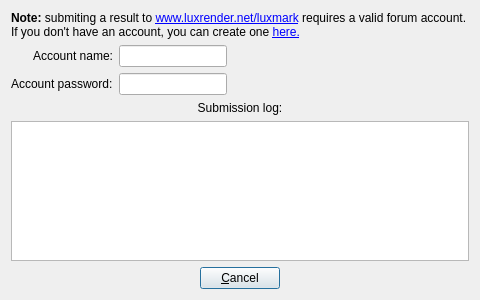
<?xml version="1.0" encoding="UTF-8"?>
<ui version="4.0">
 <class>SubmitDialog</class>
 <widget class="QDialog" name="SubmitDialog">
  <property name="geometry">
   <rect>
    <x>0</x>
    <y>0</y>
    <width>480</width>
    <height>300</height>
   </rect>
  </property>
  <property name="windowTitle">
   <string>Dialog</string>
  </property>
  <property name="windowIcon">
   <iconset resource="resources.qrc">
    <normaloff>:/images/resources/SLG_luxball_sppm_small.png</normaloff>:/images/resources/SLG_luxball_sppm_small.png</iconset>
  </property>
  <property name="modal">
   <bool>true</bool>
  </property>
  <layout class="QFormLayout" name="formLayout">
   <property name="fieldGrowthPolicy">
    <enum>QFormLayout::AllNonFixedFieldsGrow</enum>
   </property>
   <property name="labelAlignment">
    <set>Qt::AlignRight|Qt::AlignTrailing|Qt::AlignVCenter</set>
   </property>
   <property name="formAlignment">
    <set>Qt::AlignHCenter|Qt::AlignTop</set>
   </property>
   <item row="0" column="0" colspan="2">
    <widget class="QLabel" name="noteLabel">
     <property name="text">
      <string>&lt;b&gt;Note:&lt;/b&gt; submiting a result to &lt;a href=&quot;http://www.luxrender.net/luxmark&quot;&gt;www.luxrender.net/luxmark&lt;/a&gt; requires a valid forum account. If you don't have an account, you can create one &lt;a href=&quot;http://www.luxrender.net/forum/ucp.php?mode=register&quot;&gt;here&lt;a/&gt;.</string>
     </property>
     <property name="textFormat">
      <enum>Qt::RichText</enum>
     </property>
     <property name="alignment">
      <set>Qt::AlignLeading|Qt::AlignLeft|Qt::AlignTop</set>
     </property>
     <property name="wordWrap">
      <bool>true</bool>
     </property>
     <property name="openExternalLinks">
      <bool>true</bool>
     </property>
    </widget>
   </item>
   <item row="3" column="0">
    <widget class="QLabel" name="accountNameLabel">
     <property name="sizePolicy">
      <sizepolicy hsizetype="Preferred" vsizetype="Preferred">
       <horstretch>0</horstretch>
       <verstretch>0</verstretch>
      </sizepolicy>
     </property>
     <property name="text">
      <string>Account name:</string>
     </property>
     <property name="alignment">
      <set>Qt::AlignRight|Qt::AlignTrailing|Qt::AlignVCenter</set>
     </property>
    </widget>
   </item>
   <item row="3" column="1">
    <widget class="QLineEdit" name="pwdEdit">
     <property name="sizePolicy">
      <sizepolicy hsizetype="Maximum" vsizetype="Preferred">
       <horstretch>0</horstretch>
       <verstretch>0</verstretch>
      </sizepolicy>
     </property>
    </widget>
   </item>
   <item row="4" column="0">
    <widget class="QLabel" name="accountPwdLabel">
     <property name="text">
      <string>Account password:</string>
     </property>
    </widget>
   </item>
   <item row="4" column="1">
    <widget class="QLineEdit" name="nameEdit">
     <property name="sizePolicy">
      <sizepolicy hsizetype="Maximum" vsizetype="Preferred">
       <horstretch>0</horstretch>
       <verstretch>0</verstretch>
      </sizepolicy>
     </property>
     <property name="echoMode">
      <enum>QLineEdit::Password</enum>
     </property>
    </widget>
   </item>
   <item row="5" column="0" colspan="2">
    <widget class="QLabel" name="label">
     <property name="text">
      <string>Submission log:</string>
     </property>
     <property name="alignment">
      <set>Qt::AlignCenter</set>
     </property>
    </widget>
   </item>
   <item row="8" column="0" colspan="2">
    <widget class="QTextEdit" name="resultText">
     <property name="readOnly">
      <bool>true</bool>
     </property>
    </widget>
   </item>
   <item row="9" column="0" colspan="2">
    <widget class="QWidget" name="widget" native="true">
     <property name="sizePolicy">
      <sizepolicy hsizetype="Preferred" vsizetype="Preferred">
       <horstretch>0</horstretch>
       <verstretch>0</verstretch>
      </sizepolicy>
     </property>
     <layout class="QHBoxLayout" name="horizontalLayout">
      <property name="margin">
       <number>0</number>
      </property>
      <item>
       <widget class="QPushButton" name="genericButton">
        <property name="sizePolicy">
         <sizepolicy hsizetype="Fixed" vsizetype="Fixed">
          <horstretch>0</horstretch>
          <verstretch>0</verstretch>
         </sizepolicy>
        </property>
        <property name="text">
         <string>&amp;Cancel</string>
        </property>
       </widget>
      </item>
     </layout>
    </widget>
   </item>
  </layout>
 </widget>
 <resources>
  <include location="resources.qrc"/>
 </resources>
 <connections>
  <connection>
   <sender>genericButton</sender>
   <signal>released()</signal>
   <receiver>SubmitDialog</receiver>
   <slot>genericButton()</slot>
   <hints>
    <hint type="sourcelabel">
     <x>239</x>
     <y>277</y>
    </hint>
    <hint type="destinationlabel">
     <x>239</x>
     <y>149</y>
    </hint>
   </hints>
  </connection>
 </connections>
 <slots>
  <slot>genericButton()</slot>
 </slots>
</ui>
